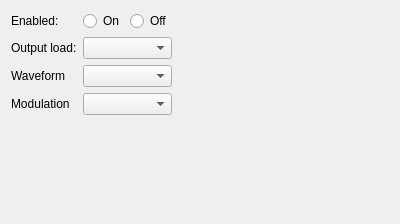
<?xml version="1.0" encoding="UTF-8"?>
<ui version="4.0">
 <class>ChannelEditor</class>
 <widget class="QWidget" name="ChannelEditor">
  <property name="geometry">
   <rect>
    <x>0</x>
    <y>0</y>
    <width>400</width>
    <height>224</height>
   </rect>
  </property>
  <property name="windowTitle">
   <string>Form</string>
  </property>
  <layout class="QVBoxLayout" name="verticalLayout">
   <item>
    <layout class="QHBoxLayout" name="horizontalLayout_2" stretch="0,1">
     <item>
      <layout class="QGridLayout" name="parameters_layout">
       <item row="0" column="1">
        <layout class="QHBoxLayout" name="horizontalLayout_3">
         <item>
          <widget class="QRadioButton" name="on_button">
           <property name="text">
            <string>On</string>
           </property>
          </widget>
         </item>
         <item>
          <widget class="QRadioButton" name="off_button">
           <property name="text">
            <string>Off</string>
           </property>
          </widget>
         </item>
        </layout>
       </item>
       <item row="3" column="0">
        <widget class="QLabel" name="modulation_label">
         <property name="text">
          <string>Modulation</string>
         </property>
        </widget>
       </item>
       <item row="2" column="0">
        <widget class="QLabel" name="waveform_label">
         <property name="text">
          <string>Waveform</string>
         </property>
        </widget>
       </item>
       <item row="2" column="1">
        <widget class="QComboBox" name="waveform_combobox"/>
       </item>
       <item row="0" column="0">
        <widget class="QLabel" name="label">
         <property name="text">
          <string>Enabled:</string>
         </property>
        </widget>
       </item>
       <item row="1" column="0">
        <widget class="QLabel" name="label_4">
         <property name="text">
          <string>Output load:</string>
         </property>
        </widget>
       </item>
       <item row="1" column="1">
        <widget class="QComboBox" name="output_load_combobox"/>
       </item>
       <item row="3" column="1">
        <widget class="QComboBox" name="modulation_combobox"/>
       </item>
      </layout>
     </item>
     <item>
      <spacer name="horizontalSpacer">
       <property name="orientation">
        <enum>Qt::Horizontal</enum>
       </property>
       <property name="sizeHint" stdset="0">
        <size>
         <width>40</width>
         <height>20</height>
        </size>
       </property>
      </spacer>
     </item>
    </layout>
   </item>
   <item>
    <spacer name="verticalSpacer">
     <property name="orientation">
      <enum>Qt::Vertical</enum>
     </property>
     <property name="sizeHint" stdset="0">
      <size>
       <width>20</width>
       <height>40</height>
      </size>
     </property>
    </spacer>
   </item>
  </layout>
 </widget>
 <resources/>
 <connections/>
</ui>
